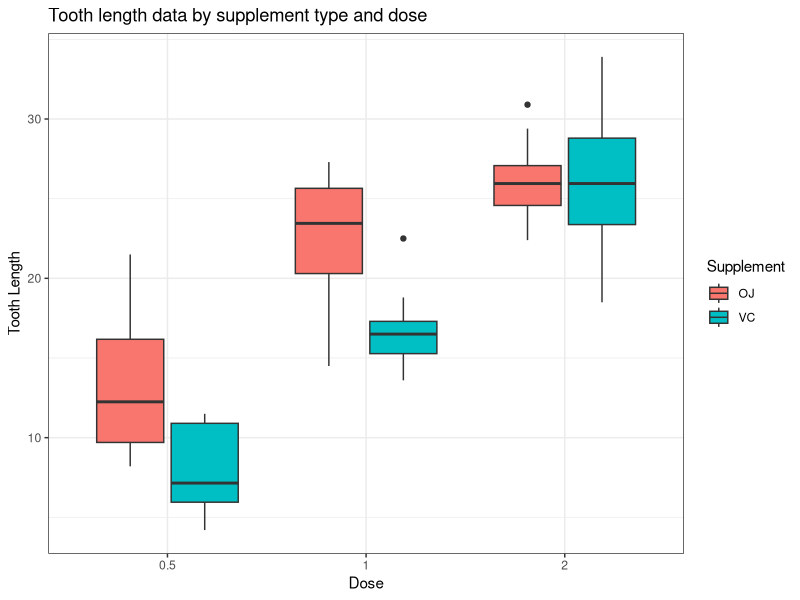

This figure's R source:
## ---- chunk 1
knitr::opts_chunk$set(echo = TRUE)
library(ggplot2)
library(knitr)
options(digits = 3)
## ---- chunk 2
data("ToothGrowth")
summary(ToothGrowth)
## ---- chunk 3
ggplot(ToothGrowth, aes(as.factor(dose), len, fill = supp)) + 
    geom_boxplot() + 
    ggtitle("Tooth length data by supplement type and dose")+ 
    xlab("Dose")+
    ylab("Tooth Length") +
    guides(fill=guide_legend(title="Supplement")) +
    theme_bw()
## ---- chunk 4
g1 <- ToothGrowth[ToothGrowth$dose == 0.5,]
g2 <- ToothGrowth[ToothGrowth$dose == 1, ]
g3 <- ToothGrowth[ToothGrowth$dose == 2, ]

tt1<-t.test(g2$len, g1$len)$conf[1:2]
tt2<-t.test(g3$len, g2$len)$conf[1:2]
tt3<-t.test(g3$len, g1$len)$conf[1:2]
## ---- chunk 5
kable(matrix(c(tt1, tt2, tt3), ncol=2, 
             dimnames = list(c("0.5 to 1 mg", "1 to 2 mg", "0.5 to 2 mg"), 
                             c("Low CI", "High CI"))))
## ---- chunk 6
len1<-g1$len; len2<-g2$len; len3<-g3$len
group<-as.character(g1$supp) #same for g2 and g3
testStat<-function(w, g) mean(w[g=="OJ"])-mean(w[g=="VC"])
observed1<-testStat(len1, group)
observed2<-testStat(len2, group)
observed3<-testStat(len3, group)
perm1<-sapply(1:10000, function(i) testStat(len1, sample(group)))
perm2<-sapply(1:10000, function(i) testStat(len2, sample(group)))
perm3<-sapply(1:10000, function(i) testStat(len3, sample(group)))
## ---- chunk 7
mean(perm1>observed1)
